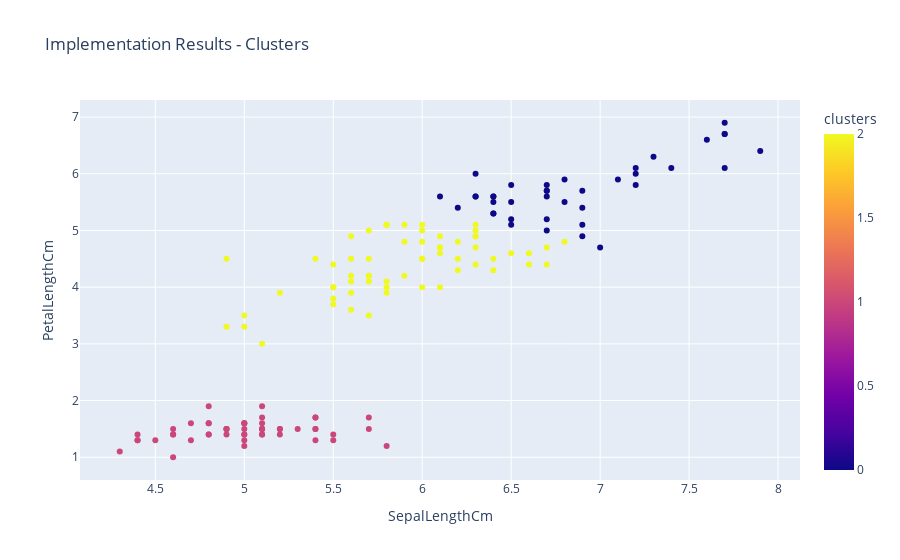

Notebook source saved alongside this figure:
### Code cell
data['clusters'] = clusters
px.scatter(data, x='SepalLengthCm', y='PetalLengthCm', color='clusters', title="Implementation Results - Clusters")

### Figure 1 — Plotly figure (JSON) as saved in the notebook; plotly's stock layout.template omitted (floating-point values rounded to 4 significant figures; data arrays with more than 128 entries replaced by an {"elided": "..."} marker saying what was removed)
{"data": [{"hovertemplate": "SepalLengthCm=%{x}<br>PetalLengthCm=%{y}<br>clusters=%{marker.color}<extra></extra>", "legendgroup": "", "marker": {"color": {"elided": "150 int values"}, "coloraxis": "coloraxis", "symbol": "circle"}, "mode": "markers", "name": "", "orientation": "v", "showlegend": false, "type": "scatter", "x": {"elided": "150 float values"}, "xaxis": "x", "y": {"elided": "150 float values"}, "yaxis": "y"}], "layout": {"coloraxis": {"colorbar": {"title": {"text": "clusters"}}, "colorscale": [[0, "#0d0887"], [0.1111, "#46039f"], [0.2222, "#7201a8"], [0.3333, "#9c179e"], [0.4444, "#bd3786"], [0.5556, "#d8576b"], [0.6667, "#ed7953"], [0.7778, "#fb9f3a"], [0.8889, "#fdca26"], [1, "#f0f921"]]}, "legend": {"tracegroupgap": 0}, "title": {"text": "Implementation Results - Clusters"}, "xaxis": {"anchor": "y", "domain": [0, 1], "title": {"text": "SepalLengthCm"}}, "yaxis": {"anchor": "x", "domain": [0, 1], "title": {"text": "PetalLengthCm"}}}}
